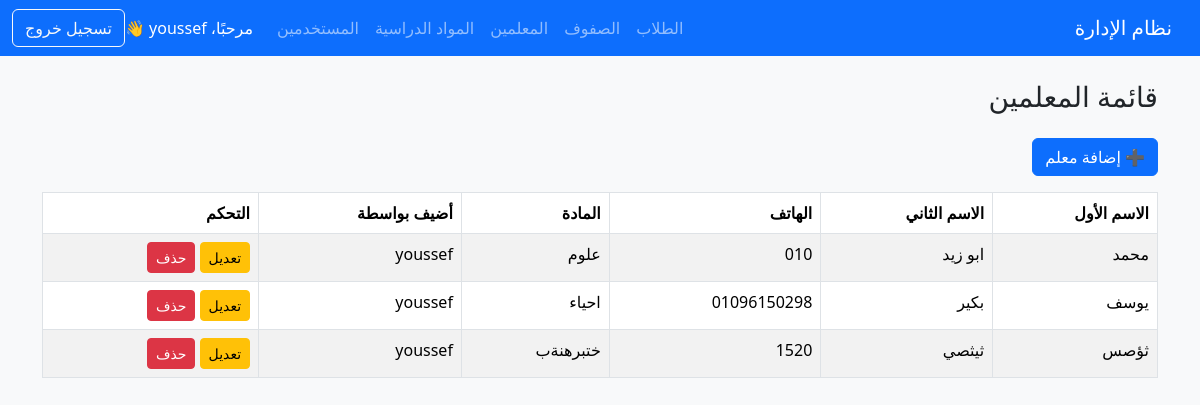
Screenshot of /youssef_students_v2/teachers/view.php (signed in) with the database file from the repository.
### tables this page shows
CREATE TABLE `teachers` (
  `id` int(11) NOT NULL,
  `first_name` varchar(100) DEFAULT NULL,
  `last_name` varchar(100) DEFAULT NULL,
  `phone` varchar(20) DEFAULT NULL,
  `subject` varchar(100) DEFAULT NULL,
  `added_by` int(11) DEFAULT NULL
);

CREATE TABLE `users` (
  `id` int(11) NOT NULL,
  `username` varchar(50) NOT NULL,
  `password` varchar(255) NOT NULL,
  `role` varchar(20) DEFAULT 'user'
);

### youssef_students_v2/teachers/view.php (the view, shortened to what this page needs)
<?php
include '../includes/header.php';
include '../config/db.php';
$user_id = $_SESSION['user_id'];
$sql = "SELECT t.*, u.username FROM teachers t JOIN users u ON t.added_by = u.id WHERE t.added_by = $user_id";
$result = $conn->query($sql);
?>
<h3 class="mb-4">قائمة المعلمين</h3>
<a href="add.php" class="btn btn-primary mb-3">➕ إضافة معلم</a>
<table class="table table-bordered table-striped">
  <thead>
    <tr>
      <th>الاسم الأول</th>
      <th>الاسم الثاني</th>
      <th>الهاتف</th>
      <th>المادة</th>
      <th>أضيف بواسطة</th>
      <th>التحكم</th>
    </tr>
  </thead>
  <tbody>
    <?php while($row = $result->fetch_assoc()): ?>
    <tr>
      <td><?= $row['first_name'] ?></td>
      <td><?= $row['last_name'] ?></td>
      <td><?= $row['phone'] ?></td>
      <td><?= $row['subject'] ?></td>
      <td><?= $row['username'] ?></td>
      <td>
        <a href="edit.php?id=<?= $row['id'] ?>" class="btn btn-sm btn-warning">تعديل</a>
        <a href="delete.php?id=<?= $row['id'] ?>" class="btn btn-sm btn-danger" onclick="return confirm('هل أنت متأكد؟')">حذف</a>
      </td>
    </tr>
    <?php endwhile; ?>
  </tbody>
</table>
</div>
</body>
</html>

### rows the page displays
teachers: first_name "محمد", last_name "ابو زيد", phone "010", subject "علوم", added_by.username "youssef"
teachers: first_name "يوسف", last_name "بكير", phone "01096150298", subject "احياء", added_by.username "youssef"
teachers: first_name "ثؤصس", last_name "ثيثصي", phone "1520", subject "ختبرهنةب", added_by.username "youssef"

### other values shown
$_SESSION['username'] "youssef"
